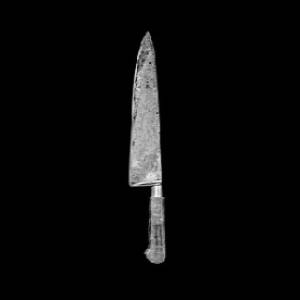
#> input picture 3.jpg, 300 x 300 px
$ jupyter execute pisau.ipynb
#> lines starting #> are read from the running program, lines starting #| are printed output that depends on the picture; after the words box and inside, x2 and y2 are one past the last pixel; in counts of white or black regions, pixels touching at a corner belong together
[cell 1]
from IPython.display import Image
import numpy as np
import cv2
Image(filename='3.jpg')

[cell 2]
import cv2
from IPython.core.display import display, HTML
display(HTML("<style>div.output_scroll { height: 44em; }</style>"))

[cell 3]
image = cv2.imread("3.jpg")
#> image is the input picture: shape (300, 300, 3); min 0, max 248, mean 9.4
ycrcb = cv2.cvtColor(image, cv2.COLOR_RGB2YCrCb)
#> ycrcb: shape (300, 300, 3); mean of channels 0, 1, 2 9.4, 128, 128

[cell 4]
blue = image[:,:,0]
green = image[:,:,1]
red = image[:,:,2]

[cell 5]
import matplotlib.pyplot as plt
plt.imshow(ycrcb[:,:,0])
#> (this line was passed over: IPython is not available in this run)
plt.show()

[cell 6]
def sobelOperator(img):
    container = np.copy(img)
    size = container.shape
#> size = (300, 300)
    for i in range(1, size[0] - 1):
        for j in range(1, size[1] - 1):
            gx = (img[i - 1][j + 1] + 2*img[i][j + 1] + img[i + 1][j + 1]) - (img[i - 1][j - 1] + 2*img[i][j - 1] + img[i + 1][j - 1])
            gy = (img[i - 1][j - 1] + 2*img[i - 1][j] + img[i - 1][j + 1]) - (img[i + 1][j - 1] + 2*img[i + 1][j] + img[i + 1][j + 1])
            container[i][j] = min(255, np.sqrt(gx**2 + gy**2))
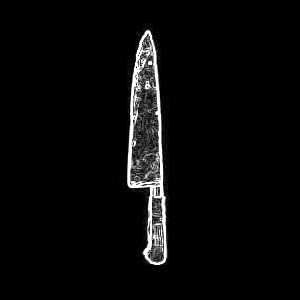
#> container: shape (300, 300); min 0, max 255, mean 8.8
    return container
    pass

[cell 7]
img = sobelOperator(ycrcb[:,:,0])

[cell 8]
plt.imshow(img)
#> (this line was passed over: IPython is not available in this run)
plt.show()

[cell 9]
img = cv2.imread('3.jpg')
gray = cv2.cvtColor(img,cv2.COLOR_BGR2GRAY)
dst = cv2.cornerHarris(gray,4,5,0.04)
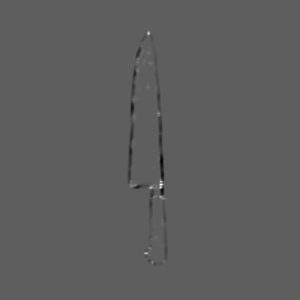
#> dst: shape (300, 300) float32; min -0.237, max 0.403, mean -0.000768; drawn with min black and max white

#memberikan label merah pada sudut
img[dst>0.2*dst.max()]=[0,0,255]
#> img: shape (300, 300, 3); 0.07% of pixels changed, all inside (x1, y1, x2, y2) = (130, 31, 165, 263)
plt.imshow(cv2.cvtColor(img, cv2.COLOR_BGR2RGB))
#> (this line was passed over: IPython is not available in this run)
plt.show()
